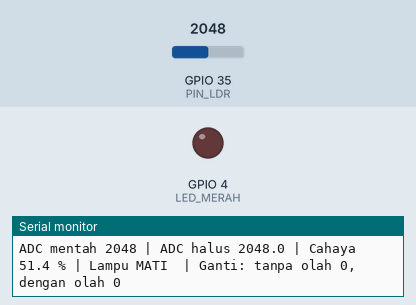
Bench run of a sketch on a simulated ESP32. Shown: output pins drawn as LEDs (lit = HIGH), the last lines printed to the serial monitor. The inputs (shaded band) are chosen by the test bench; at power-on: GPIO 35 (PIN_LDR) = 2048.

Above: at 1.2 s.
1.3 s: GPIO 35 (PIN_LDR) set to 2792
3.7 s: GPIO 35 (PIN_LDR) set to 2866
At 4.6 s:
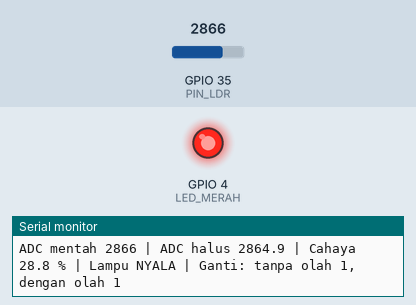
Timing chart, 0 to 6.7 s (numbered marks = the images above; inputs shaded):
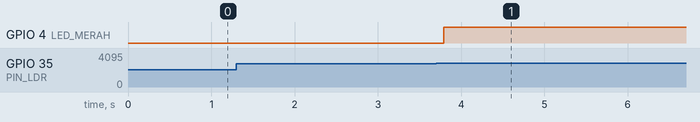

Measured:
- the behaviour switches between 2820 and 2821 on GPIO 35 (PIN_LDR) (found by bisection; images 0 and 1)
- after the input at 3.7 s, GPIO 4 (LED_MERAH): LOW → HIGH after 0.09 s

The sketch:

p4_lampu_malam.ino
```cpp
/*
 * BAB 34 - Program 4: Lampu Malam Otomatis
 * Alur: baca LDR → EMA → kalibrasi dua titik (persen cahaya)
 *       → histeresis → LED merah.
 * Sebagai pembanding, program menghitung berapa kali lampu akan berganti
 * keadaan kalau memakai satu ambang pada data mentah ("tanpa olah").
 *
 * Rangkaian: LDR → IO35, LED1 (merah) → IO4
 */

#define PIN_LDR   35  // LDR → IO35 (makin gelap, nilai ADC makin besar)
#define LED_MERAH 4   // LED1 (merah) → IO4

// ── Hasil kalibrasimu ──
const int TITIK_GELAP  = 3900;  // ADC saat LDR ditutup rapat    ← ganti dengan angkamu
const int TITIK_TERANG = 300;   // ADC saat LDR disinari senter  ← ganti dengan angkamu
static_assert(TITIK_GELAP > TITIK_TERANG, "TITIK_GELAP harus lebih besar dari TITIK_TERANG");

// ── Ambang (dalam persen cahaya) ──
const float NYALA_DI_BAWAH = 30.0;  // lebih gelap dari ini → lampu nyala
const float MATI_DI_ATAS   = 40.0;  // lebih terang dari ini → lampu mati
const float AMBANG_TUNGGAL = 35.0;  // hanya untuk pembanding "tanpa olah"

const float ALPHA = 0.1;  // EMA; dengan sampel setiap 20 ms, konstanta waktunya ±0,18 detik

// Timer serbaguna dari BAB 16
struct Timer {
  unsigned long interval;   // ms
  unsigned long waktuLalu;  // hasil millis() saat terakhir dijalankan

  bool sudahWaktunya(unsigned long sekarang) {
    if (sekarang - waktuLalu >= interval) {
      waktuLalu = sekarang;
      return true;
    }
    return false;
  }
};

Timer timerSampel  = {20, 0};   // baca LDR 50 kali per detik
Timer timerLaporan = {500, 0};  // cetak laporan 2 kali per detik

int adcMentah = 0;
float adcHalus = 0;             // hasil EMA
bool lampuNyala = false;        // keputusan sungguhan: data halus + histeresis
bool lampuSatuAmbang = false;   // keputusan pembanding: data mentah + satu ambang
unsigned long gantiTanpaOlah = 0;
unsigned long gantiDenganOlah = 0;

// Kalibrasi dua titik: TITIK_GELAP → 0 %, TITIK_TERANG → 100 %
float kePersenCahaya(float adc) {
  float persen = (TITIK_GELAP - adc) * 100.0f / (TITIK_GELAP - TITIK_TERANG);
  return constrain(persen, 0.0f, 100.0f);
}

void setup() {
  Serial.begin(115200);
  pinMode(LED_MERAH, OUTPUT);

  adcMentah = analogRead(PIN_LDR);
  adcHalus = adcMentah;  // nilai awal EMA = bacaan pertama
  lampuSatuAmbang = kePersenCahaya(adcMentah) < AMBANG_TUNGGAL;
  lampuNyala = kePersenCahaya(adcHalus) < NYALA_DI_BAWAH;  // kalau sudah gelap sejak awal, langsung nyala
  digitalWrite(LED_MERAH, lampuNyala ? HIGH : LOW);

  Serial.println("BAB 34 - Program 4: Lampu Malam Otomatis");
  Serial.printf("Titik gelap %d, titik terang %d | Nyala di bawah %.0f %%, mati di atas %.0f %%\n",
                TITIK_GELAP, TITIK_TERANG, NYALA_DI_BAWAH, MATI_DI_ATAS);
}

void loop() {
  unsigned long sekarang = millis();

  // ── Tugas 1: baca dan olah LDR setiap 20 ms ──
  if (timerSampel.sudahWaktunya(sekarang)) {
    adcMentah = analogRead(PIN_LDR);
    adcHalus = adcHalus + ALPHA * (adcMentah - adcHalus);  // EMA

    // Pembanding: satu ambang pada data mentah
    bool keputusanMentah = kePersenCahaya(adcMentah) < AMBANG_TUNGGAL;
    if (keputusanMentah != lampuSatuAmbang) {
      lampuSatuAmbang = keputusanMentah;
      gantiTanpaOlah = gantiTanpaOlah + 1;
    }

    // Keputusan sungguhan: data halus + histeresis
    float persen = kePersenCahaya(adcHalus);
    bool lampuBaru = lampuNyala;
    if (!lampuNyala && persen < NYALA_DI_BAWAH) {
      lampuBaru = true;
    } else if (lampuNyala && persen > MATI_DI_ATAS) {
      lampuBaru = false;
    }

    if (lampuBaru != lampuNyala) {
      lampuNyala = lampuBaru;
      gantiDenganOlah = gantiDenganOlah + 1;
      digitalWrite(LED_MERAH, lampuNyala ? HIGH : LOW);
      Serial.printf(">> Lampu %s (cahaya %.1f %%)\n", lampuNyala ? "NYALA" : "MATI", persen);
    }
  }

  // ── Tugas 2: laporan setiap 500 ms ──
  if (timerLaporan.sudahWaktunya(sekarang)) {
    Serial.printf("ADC mentah %4d | ADC halus %6.1f | Cahaya %5.1f %% | Lampu %-5s | Ganti: tanpa olah %lu, dengan olah %lu\n",
                  adcMentah, adcHalus, kePersenCahaya(adcHalus), lampuNyala ? "NYALA" : "MATI",
                  gantiTanpaOlah, gantiDenganOlah);
  }
}
```
